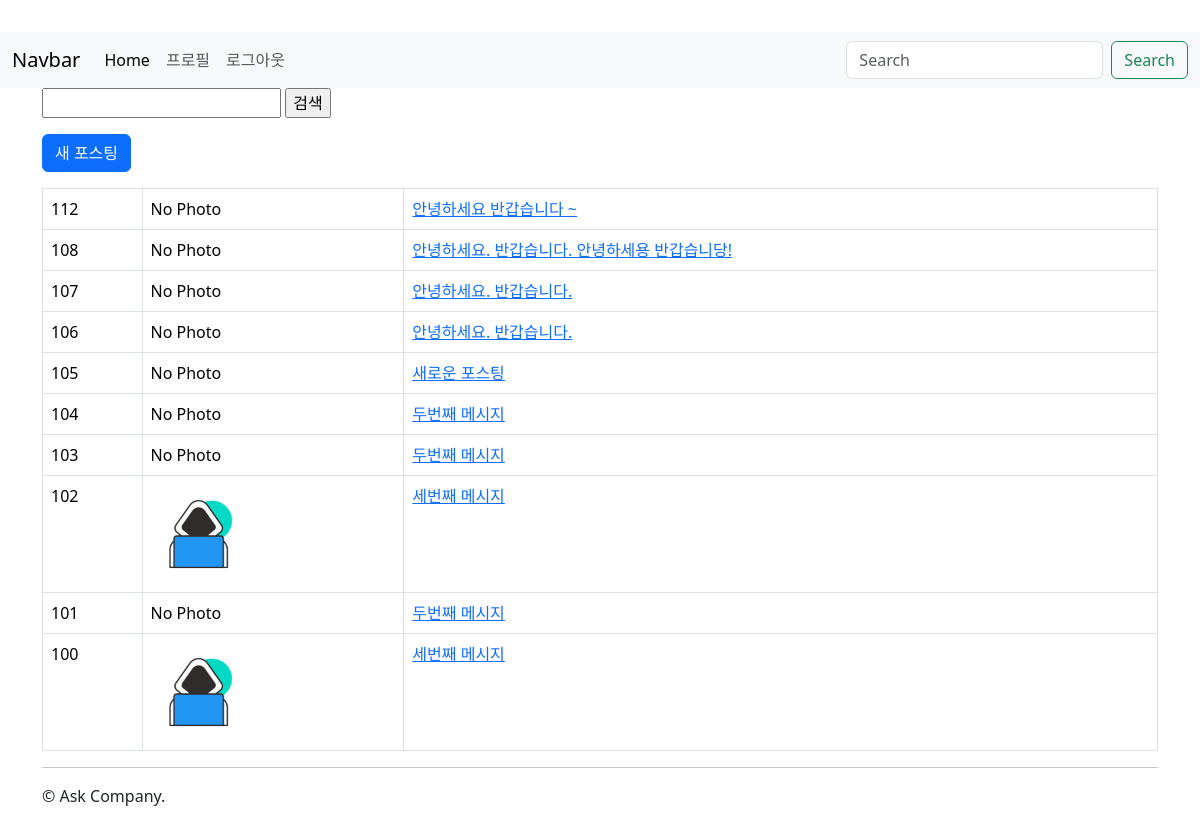
The page /instagram/ (signed in) on the database its author committed.
### instagram/models.py (models this page shows, shortened)
class Post(models.Model):
    author = models.ForeignKey(settings.AUTH_USER_MODEL, on_delete = models.CASCADE)
    message = models.TextField(
        validators=[MinLengthValidator(10)]
        )
    photo = models.ImageField(blank=True, upload_to='instagram/post/%Y/%m/%d')
    tag_set = models.ManyToManyField('Tag', blank=True)
    is_public = models.BooleanField(default=False, verbose_name='공개여부')
    created_at = models.DateTimeField(auto_now_add=True)
    updated_at = models.DateTimeField(auto_now=True)
    def get_absolute_url(self):
        return reverse('instagram:post_detail', args=[self.pk])
    class Meta:
        ordering = ['-id']
    def message_length(self):
        return f'{len(self.message)} 글자'
    message_length.short_description = "메세지 글자수"

### instagram/views.py (the view)
class PostListView(LoginRequiredMixin, ListView):
    model = Post
    paginate_by = 10

### instagram/templates/instagram/post_list.html (shortened to what this page needs)
{% extends "instagram/layout.html" %}
{% load bootstrap4 %}
{% block content %}
    <form action="" method="get">
        <input type="text" name="q" value="{{ q }}"/>
        <input type="submit" value="검색"/>
    </form>
    <a href="{% url 'instagram:post_new' %}" class="btn btn-primary btn-block mt-3 mb-3 ">
        새 포스팅
    </a>
    <table class="table table-bordered table-hover">
        <tbody>
            {% for post in post_list %}
            <tr>
                <td>
                    {{ post.pk }}
                </td>
                <td>
                    {% if post.photo %}
                        <img src="{{ post.photo.url }}" style="width: 100px;"/>
                    {% else %}
                        No Photo
                    {% endif %}
                </td>
                <td>
                    <a href="{{ post.get_absolute_url }}">
                        {{ post.message }}
                    </a>
                </td>
            </tr>
            {% endfor %}
        </tbody>
    </table>
{% endblock content %}

### instagram/templates/instagram/layout.html
{% extends "layout.html" %}

### askcompany/templates/layout.html (shortened to what this page needs)
{% load bootstrap4 static %}
<!doctype html>
<html lang="ko">
    <head>
        <link rel="stylesheet" href="{% static 'bootstrap-5.3.2-dist/css/bootstrap.css' %}" />
    </head>
    <body>
        <nav class="navbar navbar-expand-lg bg-body-tertiary">
            <div class="container-fluid">
                <a class="navbar-brand" href="#">Navbar</a>
                <div class="collapse navbar-collapse" id="navbarSupportedContent">
                <ul class="navbar-nav me-auto mb-2 mb-lg-0">
                    <li class="nav-item">
                    <a class="nav-link active" aria-current="page" href="#">Home</a>
                    </li>
                    {% if not user.is_authenticated %}
                        <li class="nav-item">
                            <a class="nav-link" href="{% url 'signup' %}">회원가입</a>
                        </li>
                        <li class="nav-item">
                            <a class="nav-link" href="{% url 'login' %}?next={{ request.get_full_path }}">로그인</a>
                        </li>
                    {% else %}
                        <li class="nav-item">
                            <a class="nav-link" href="{% url 'profile' %}">프로필</a>
                        </li>
                        <li class="nav-item">
                            <a class="nav-link" href="{% url 'logout' %}?next={{ request.get_full_path }}">로그아웃</a>
                        </li>
                    {% endif %}
                </ul>
                <form class="d-flex" role="search">
                    <input class="form-control me-2" type="search" placeholder="Search" aria-label="Search">
                    <button class="btn btn-outline-success" type="submit">Search</button>
                </form>
                </div>
            </div>
            </nav>
<div class="container">
    <div class="row">
        <div class="col-sm-12">
                {% block content %}
                {% endblock content %}
            <hr/>
            &copy; Ask Company.
        </div>
    </div>
</div>
    </body>
</html>

### askcompany/templates/layout.html (style rules this page uses)
body { padding-top: 2rem; padding-bottom: 2rem; }

### rows shown on the page
Post: pk "112", photo "No Photo", message "안녕하세요 반갑습니다 ~"
Post: pk "108", photo "No Photo", message "안녕하세요. 반갑습니다. 안녕하세용 반갑습니당!"
Post: pk "107", photo "No Photo", message "안녕하세요. 반갑습니다."
Post: pk "106", photo "No Photo", message "안녕하세요. 반갑습니다."
Post: pk "105", photo "No Photo", message "새로운 포스팅"
Post: pk "104", photo "No Photo", message "두번째 메시지"
Post: pk "103", photo "No Photo", message "두번째 메시지"
Post: pk "102", photo (picture), message "세번째 메시지"
Post: pk "101", photo "No Photo", message "두번째 메시지"
Post: pk "100", photo (picture), message "세번째 메시지"
